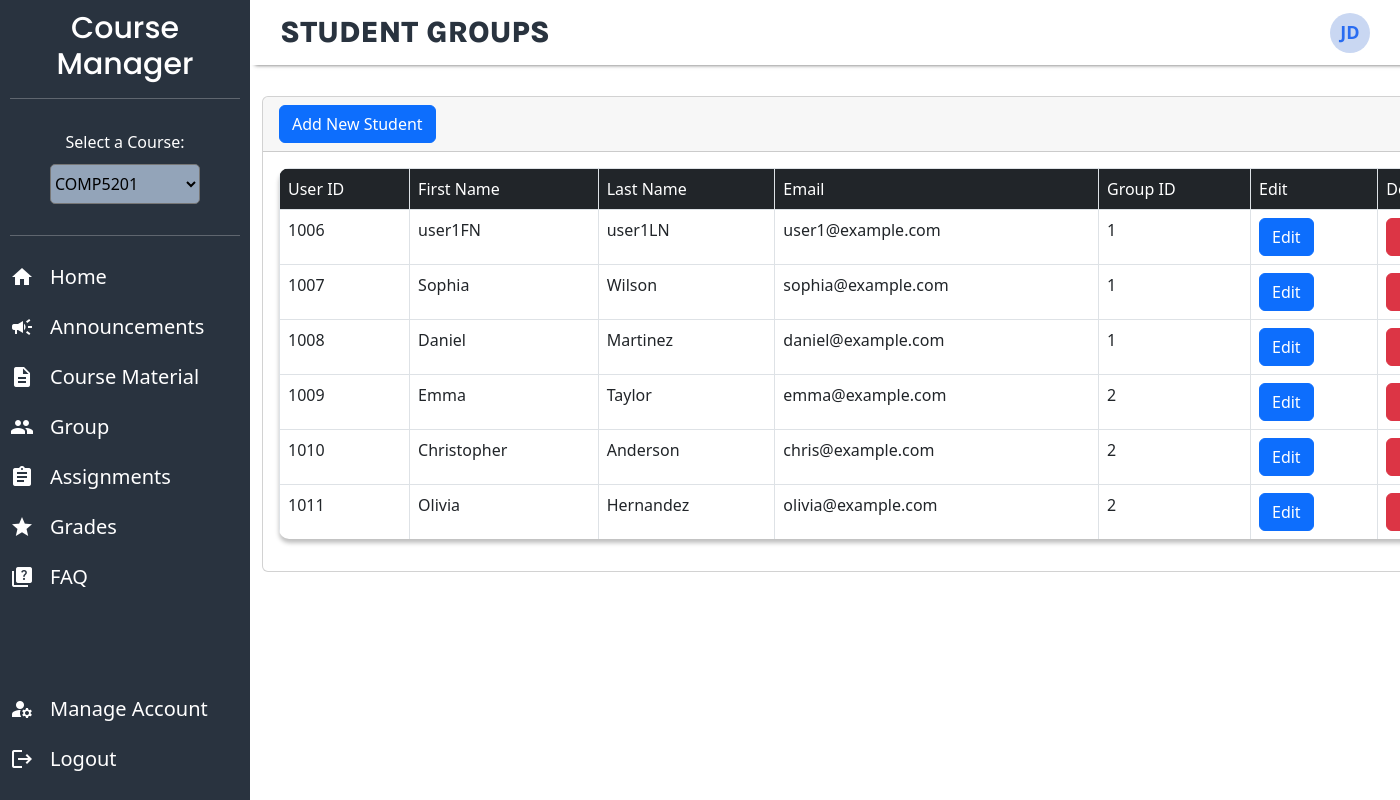
The app's page /groups.php (signed in) with its own data.
### tables this page shows
CREATE TABLE IF NOT EXISTS `user`
(
  `userID` INT NOT NULL AUTO_INCREMENT PRIMARY KEY,
  `first_name` VARCHAR(50) NOT NULL,
  `last_name` VARCHAR(50) NOT NULL,
  `dob` DATE NOT NULL,
  `email` VARCHAR(150) NOT NULL UNIQUE,
  `username` VARCHAR(50) NOT NULL UNIQUE,
  password VARCHAR(50) NOT NULL,
  `first_login` BOOLEAN DEFAULT TRUE,
  `roleID` INT NOT NULL,
  FOREIGN KEY (`roleID`) REFERENCES role (`roleID`),
  INDEX (`roleID`),
  `groupID` INT,
  FOREIGN KEY (`groupID`) REFERENCES `groups` (`groupID`),
  INDEX (`groupID`)
) AUTO_INCREMENT = 1000;

### session.php (called while the page is built, shortened)
<?php
$name = $_SESSION['name'];
?>

### groups.php (the view, shortened to what this page needs)
<?php
require 'session.php';
require 'Database/DB.php';
$pageTitle = "Student Groups";
include 'header.php';
include 'sidebar.php';
$query = "SELECT * FROM user WHERE groupID = 1 OR groupID = 2";
$result = mysqli_query($conn,$query);
?>
<!DOCTYPE html>
<html lang="en">
<head>
  <link rel="stylesheet" href="https://cdn.jsdelivr.net/npm/bootstrap@5.2.3/dist/css/bootstrap.min.css">
  <link rel="stylesheet" href="groups.css">
</head>
<body>
  <div class="container">
    <div class = "row mt-5">
    <div class="col">
      <div class="card mt-5">
        <div class="card-header"><a class="btn btn-primary" href="add_student.php">Add New Student</a></div>
        <div class="card-body">
      <table class="table table-bordered text-center">
          <tr class="bg-dark text-white">
            <td>User ID</td>
            <td>First Name </td>
            <td>Last Name</td>
            <td>Email</td>
            <td>Group ID</td>
            <td>Edit<t/td>
            <td>Delete</td>
          </tr>
          <tr>
<?php
while($row = mysqli_fetch_assoc($result)){
?>
<td> <?php echo $row['userID']?></td>
<td><?php echo $row['first_name']?></td>
<td><?php echo $row['last_name']?></td>
<td><?php echo $row['email']?></td>
<td><?php echo $row['groupID']?></td>
<td><a class="btn btn-primary" href="edit_student_form.php?userID=<?php echo $row['userID']; ?>">Edit</a></td>
<td><a class="btn btn-danger" href="delete_student.php?userID=<?php echo $row['userID']; ?>">Delete</a></td>
          </tr>
          <?php
          }
          ?>
         </table>
</div>
</div>
        </div>
      </div>
    </div>
</body>
</html>

### header.php (shortened to what this page needs)
<?php
function extractInitials($name)
{
    $words = explode(" ", $name);
    $initials = "";
    foreach ($words as $word) {
        $initials .= strtoupper(substr($word, 0, 1));
    }
    return $initials;
}
?>
<!DOCTYPE html>
<html lang="en">
<head>
       <link rel="stylesheet" href="style.css">
</head>
<body>
    <header class="header">
        <div class="header-text"><?php echo strtoupper($pageTitle) ?></div>
        <div class="user" onclick="toggleDropdown()">
            <div class="initials"><?php $initials = extractInitials($name);
                                    echo $initials; ?></div>
        </div>
    </header>
</body>

### sidebar.php (shortened to what this page needs)
<?php
require 'Database/DB.php';
$sql = "SELECT `course_id`, `course_name`, `course_code`, `dept_name`, `semester`, `room_no`, `instructor_name` FROM `courses`";
$result = $conn->query($sql);
?>
<!DOCTYPE html>
<html lang="en">
<head>
    <link rel="stylesheet" href="style.css">
</head>
<body>
    <div class="sidebar">
        <div class="course-selection">
            <h2 class="side">Course Manager</h2>
            <hr>
            <div class="select-container">
                <form id="courseForm" method="GET">
                    <label for="courses" class="label">Select a Course:</label>
                    <select id="courses" name="course_id" onchange="this.form.submit()">
                        <?php
                        if ($result->num_rows > 0) {
                            while ($row = $result->fetch_assoc()) {
                                $selected = "";
                                echo '<option value="' . $row["course_id"] . '" ' . $selected . '>' . $row["course_code"] . '</option>';
                            }
                        } else {
                            echo '<option value="">No courses available</option>';
                        }
                        ?>
                    </select>
                </form>
            </div>
            <hr>
        </div>
        <div class="side-ul">
            <ul>
                <li>
                    <a href="index.php"><span class="material-icons">home</span>Home</a>
                </li>
                <li>
                    <a href="announcements.php"><span class="material-icons">campaign</span>Announcements</a>
                </li>
                <li>
                    <a href="course_material.php"><span class="material-icons">description</span>Course Material</a>
                </li>
                <li>
                    <a href="groups.php"><span class="material-icons">group</span>Group</a>
                </li>
                <li>
                    <a href="assignment.php"><span class="material-icons">assignment</span>Assignments</a>
                </li>
                <li>
                    <a href="grades.php"><span class="material-icons">grade</span>Grades</a>
                </li>
                <li>
                    <a href="FAQ.php"><span class="material-icons">quiz</span>FAQ</a>
                </li>
            </ul>
        </div>
        <div class="side-ul">
            <ul class="bottom">
            <li>
                    <a href="manage_account.php"><span class="material-icons">manage_accounts</span>Manage Account</a>
                </li>
                <li>
                    <a href="logout.php"><span class="material-icons">logout</span>Logout</a>
                </li>
            </ul>
        </div>
    </div>
</body>
</html>

### style.css (style rules this page uses)
.container { margin: 25px 25px 25px 25px; }
h2 { font-family: 'Poppins', sans-serif; font-size: 18px; }
table { width: 100%; position: relative; background: white; box-shadow: 0px 4px 4px rgba(0, 0, 0, 0.25); border-radius: 10px; border-collapse: collapse; overflow: hidden; }
tr { border-bottom: 1px solid black; }
th, td { padding: 18px; text-align: left; }
input[type="text"], input[type="date"], input[type="number"], select, input[type="file"] { width: calc(100% - 120px); }
*, *::after, *::before { box-sizing: border-box; }
header.header { position: absolute; top:0; left: 250px; right: 0px; background-color: #eff4ff;; background: #FFFFFF; box-shadow: 5px 0px 4px rgba(0, 0, 0, 0.65); padding: 10px 30px; display: flex; justify-content: space-between; align-items: center; }
.header-text { color: #29333F; font-family: 'Karla', sans-serif; font-size: 30px; font-weight: 800; }
.user { position: relative; cursor: pointer; }
.initials { width: 40px; height: 40px; border-radius: 50%; color: #296CF1; background-color: #C9D7F2; display: flex; justify-content: center; align-items: center; font-size: 18px; font-weight: 600; }
body { color: black; font-family: 'Karla', sans serif; }
hr { height: 0.25px; background-color: white; }
.label { margin-bottom: 10px; }
select { margin-top: 10px; }
h2.side { font-size: 30px; font-weight: 500; }
.side-ul ul { padding-left: 0%; font-size: 15px; color: #CCD5E1; }
.sidebar { height: 100%; width: 250px; position: fixed; top: 0; left: 0; background-color: #29333F; padding-top: 10px; }
.select-container { padding-top: 15px; padding-bottom: 15px; }
.course-selection { padding: 0px 10px 0px 10px; color: white !important; text-align: center; }
.sidebar select { width: 150px; height: 40px; left: 0px; top: 0px; background: #93A4B9; border-radius: 5px }
.sidebar li { list-style-type: none; font-size: 20px; }
.material-icons { padding-right: 16px; }
.sidebar a { padding: 10px; display: flex; color: white; text-decoration: none; align-items: center; }
.bottom { width: 250px; position: absolute; bottom: 0; }

### groups.css (style rules this page uses)
.container { margin-left: 250px; }

### records on screen
user: userID "1006", first_name "user1FN", last_name "user1LN", email "user1@example.com", groupID "1"
user: userID "1007", first_name "Sophia", last_name "Wilson", email "sophia@example.com", groupID "1"
user: userID "1008", first_name "Daniel", last_name "Martinez", email "daniel@example.com", groupID "1"
user: userID "1009", first_name "Emma", last_name "Taylor", email "emma@example.com", groupID "2"
user: userID "1010", first_name "Christopher", last_name "Anderson", email "chris@example.com", groupID "2"
user: userID "1011", first_name "Olivia", last_name "Hernandez", email "olivia@example.com", groupID "2"

### other values on screen
$pageTitle "STUDENT GROUPS"
$initials "JD"
form field course_id "COMP5201"
